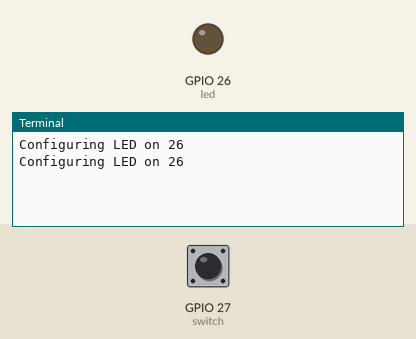
The program below on a simulated Raspberry Pi (BCM pin numbers). Parts: output pins drawn as LEDs (lit = HIGH), the last lines printed to the terminal. The test bench sets the inputs (shaded band); at power-on: GPIO 27 (switch) LOW.

Above: at 1.2 s.
1.3 s: GPIO 27 (switch) pulled HIGH for 0.15 s
At 1.43 s:
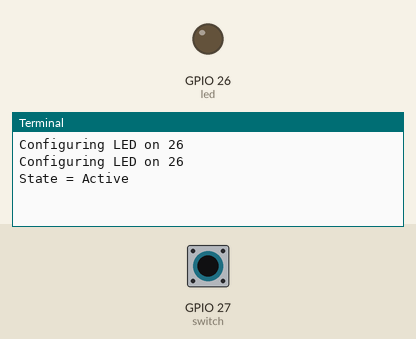
At 2.2 s:
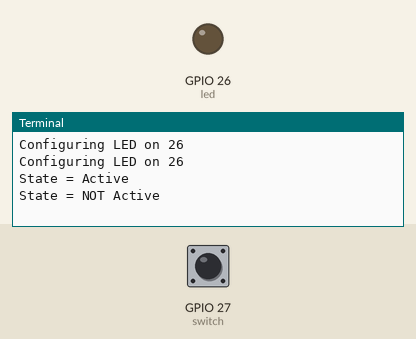

The program:

switch-control1.py
```python
from gpiozero import LED, Button
from time import sleep

led_gpio_pin = 26  # LED is connected to GPIO26 (physical pin 37)
switch_gpio_pin = 27  # Switch is connected to GPIO27 (physical pin 13)

print(f"Configuring LED on {led_gpio_pin}")
led = LED(led_gpio_pin)

switch = Button(switch_gpio_pin, pull_up=False)
print(f"Configuring LED on {led_gpio_pin}")

current_state = False

while True:
    # if switch.is_active:
    #     desired_sleep_time_sec = 1.0
    # else:
    #     desired_sleep_time_sec = 0.5

    # if sleep_time_sec != desired_sleep_time_sec:
    #     sleep_time_sec = desired_sleep_time_sec
    #     print(f"Flashing every {sleep_time_sec}")

    # led.on()
    # sleep(sleep_time_sec)

    # led.off()
    # sleep(sleep_time_sec)

    new_state = switch.is_active
    if current_state != new_state:
        current_state = new_state
        print(f"State = {'Active' if new_state else 'NOT Active'}")

    # sleep(2.0)
```

Measured:
- after the input at 1.3 s, the terminal: prints a new line at once (image 1)
